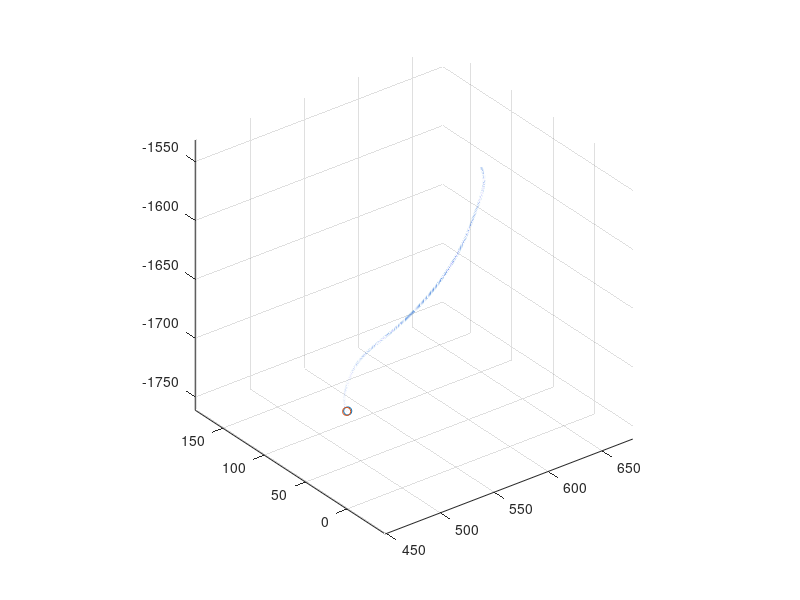

Recreate this plot in MATLAB. (Note: this script raises an error after producing the figure.)
%% reset
clc, clear, close all;

%% data
true = importdata("true.csv");
est  = importdata("est.csv");
% true = true ./ 1000; est = est ./ 1000; % convert to km
err = true - est;
err = sqrt(sum(err(1:3,:).^2, 1));

%% plot
n = length(true);
% n = 600

figure(1);
scatter3(true(1,1), true(2,1), true(3,1), 'go'); hold on;
scatter3(est(1,1), est(2,1), est(3,1), 'ro');
%scatter3(est(1,end), est(2,end), est(3,end), 'rx');
plot3(est(1,1:n), est(2,1:n), est(3,1:n), 'b');
plot3(true(1,1:n), true(2,1:n), true(3,1:n), 'LineWidth', 2);
grid on; axis equal;

rad = 1737.400;             % km, lunar radius
% moon
[I, map] = imread("lroc_color_poles_1k.jpg");
[xx, yy, zz] = ellipsoid(0, 0, 0, rad, rad, rad);
globe = surf(xx, yy, -zz);
set(globe, 'FaceColor', 'texturemap', 'CData', I, 'FaceAlpha', 1, ...
    'EdgeColor', 'none');

xlabel("x (km)"); ylabel("y (km)"); zlabel("z (km)");

figure(2);
plot(1:length(err), err);
grid on;
xlabel("count"); ylabel("RMS error (km)");